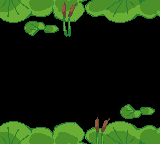

Rendered tile map (Tiled .tmx) drawn with the repository's tilesets; below, a short description and the full map source, tile grids included:
An orthogonal 20x18 tile map with 8x8 px tiles, 1 tile layer (1), 1 hidden layer not drawn, 8 tilesets and 1 object (Player).

<map version="1.10" tiledversion="1.11.2" orientation="orthogonal" renderorder="right-down" width="20" height="18" tilewidth="8" tileheight="8" infinite="0" nextlayerid="6" nextobjectid="2">
 <editorsettings>
  <export target="../assets/maps/test_map.lua" format="lua" />
 </editorsettings>
 <tileset firstgid="1" name="Water" tilewidth="8" tileheight="8" tilecount="16" columns="8">
  <image source="../assets/images/Water.png" width="64" height="16" />
 </tileset>
 <tileset firstgid="17" name="Grass" tilewidth="8" tileheight="8" tilecount="308" columns="22">
  <image source="../assets/images/Grass.png" width="176" height="112" />
 </tileset>
 <tileset firstgid="325" name="Hills" tilewidth="8" tileheight="8" tilecount="308" columns="22">
  <image source="../assets/images/Hills.png" width="176" height="112" />
 </tileset>
 <tileset firstgid="633" name="Tilled" tilewidth="8" tileheight="8" tilecount="308" columns="22">
  <image source="../assets/images/Tilled_Dirt_v2.png" width="176" height="112" />
 </tileset>
 <tileset firstgid="941" name="Tilled_Wide" tilewidth="8" tileheight="8" tilecount="308" columns="22">
  <image source="../assets/images/Tilled_Dirt_Wide_v2.png" width="176" height="112" />
 </tileset>
 <tileset firstgid="1249" name="top_plants" tilewidth="8" tileheight="8" tilecount="360" columns="20">
  <image source="../assets/images/top_plants.png" width="160" height="144" />
 </tileset>
 <tileset firstgid="1609" name="bottom_plants" tilewidth="8" tileheight="8" tilecount="360" columns="20">
  <image source="../assets/images/bottom_plants.png" width="160" height="144" />
 </tileset>
 <tileset firstgid="1969" name="top_plants" tilewidth="8" tileheight="8" tilecount="360" columns="20">
  <image source="../assets/images/top_plants.png" width="160" height="144" />
 </tileset>
 <layer id="1" name="Ocean" width="20" height="18" visible="0">
  <data encoding="csv">
12,6,12,14,12,4,6,14,13,12,12,12,13,4,4,4,6,14,13,12,
12,14,12,13,5,5,12,13,14,5,6,13,5,6,5,12,12,13,14,12,
13,4,12,12,13,13,5,12,12,5,5,4,13,4,5,14,6,14,6,4,
12,14,4,12,4,4,13,5,5,12,6,4,5,14,5,6,14,13,13,14,
14,6,13,12,12,12,5,4,4,13,6,13,10,11,12,13,12,5,4,14,
13,14,14,6,12,14,5,5,4,6,14,5,4,5,12,14,4,4,13,6,
12,12,6,12,13,4,14,14,12,12,13,4,14,9,4,4,6,14,12,4,
12,4,13,12,6,4,5,12,6,5,5,6,10,11,6,13,12,6,4,12,
6,5,4,4,13,6,6,14,4,4,5,5,14,14,13,2,6,14,4,6,
13,14,12,4,13,6,13,5,13,4,14,4,12,12,4,4,6,6,14,14,
4,4,12,14,14,14,5,4,6,14,4,13,13,4,14,13,13,14,12,13,
5,4,14,13,6,13,12,13,6,4,13,13,6,4,6,6,6,5,12,12,
4,12,4,4,4,5,12,13,5,12,13,12,5,13,14,14,6,5,5,4,
13,12,4,13,5,12,12,5,6,12,14,14,12,12,2,4,4,6,14,12,
1,13,4,5,6,14,14,14,9,13,4,12,13,13,13,5,4,5,12,12,
6,14,4,5,13,12,14,6,14,14,6,5,13,13,13,12,5,12,5,14,
14,5,12,4,14,6,14,12,5,4,12,4,13,13,12,4,13,5,13,7,
9,14,4,13,13,5,5,6,4,13,5,13,6,14,6,1,14,13,5,5
</data>
 </layer>
 <layer id="2" name="1" width="20" height="18">
  <data encoding="csv">
1969,1970,1971,1972,1973,1974,1975,1976,1977,1978,1979,1980,1981,1982,1983,1984,1985,1986,1987,1988,
1989,1990,1991,1992,1993,1994,1995,1996,1997,1998,1999,2000,2001,2002,2003,2004,2005,2006,2007,2008,
2009,2010,2011,2012,2013,2014,2015,2016,2017,2018,2019,2020,2021,2022,2023,2024,2025,2026,2027,2028,
0,0,0,2032,2033,2034,2035,2036,2037,0,0,0,0,2042,2043,2044,2045,2046,2047,2048,
0,0,0,2052,2053,2054,2055,2056,2057,0,0,0,0,0,0,0,0,0,0,2068,
0,0,0,0,0,0,0,0,0,0,0,0,0,0,0,0,0,0,0,0,
0,0,0,0,0,0,0,0,0,0,0,0,0,0,0,0,0,0,0,0,
0,0,0,0,0,0,0,0,0,0,0,0,0,0,0,0,0,0,0,0,
0,0,0,0,0,0,0,0,0,0,0,0,0,0,0,0,0,0,0,0,
0,0,0,0,0,0,0,0,0,0,0,0,0,0,0,0,0,0,0,0,
0,0,0,0,0,0,0,0,0,0,0,0,0,0,0,0,0,0,0,0,
0,0,0,0,0,0,0,0,0,0,0,0,0,0,0,0,0,0,0,0,
0,0,0,0,0,0,0,0,0,0,0,0,0,0,0,0,0,0,0,0,
0,0,0,0,0,0,0,0,0,0,0,0,0,0,0,1884,1885,1886,1887,1888,
0,0,0,0,0,0,0,0,0,0,0,1900,1901,1902,0,1904,1905,1906,1907,1908,
1909,1910,1911,1912,1913,1914,1915,1916,1917,1918,1919,1920,1921,1922,1923,1924,1925,1926,1927,1928,
1929,1930,1931,1932,1933,1934,1935,1936,1937,1938,1939,1940,1941,1942,1943,1944,1945,1946,1947,1948,
1949,1950,1951,1952,1953,1954,1955,1956,1957,1958,1959,1960,1961,1962,1963,1964,1965,1966,1967,1968
</data>
 </layer>
 <objectgroup id="4" name="Sprites" visible="0">
  <object id="1" name="Player" x="80" y="70" width="8" height="8" />
 </objectgroup>
</map>
